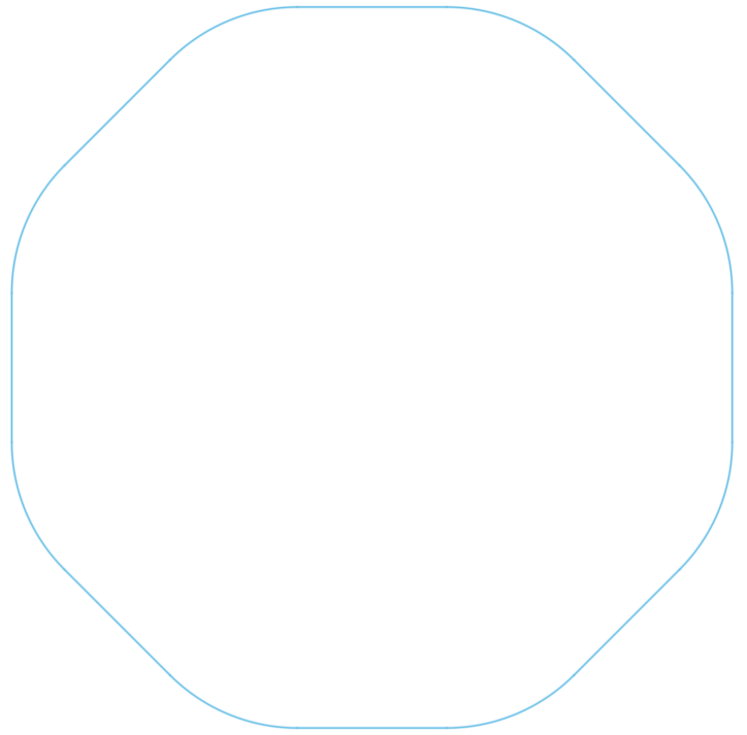
#> input picture Oct/OctagonGTContour.png, 747 x 735 px
$ jupyter execute generateOctGT.ipynb
#> lines starting #> are read from the running program, lines starting #| are printed output that depends on the picture
[cell 1]
import numpy as np
import pandas as pd
import matplotlib.pyplot as plt
from scipy.optimize import minimize

# Alignment

[cell 2]
# Function to apply scaling, translation, and rotation to the ground truth points
def transform_points(points, scale, translation, rotation_angle):
    # Apply scaling
    scaled_points = points * scale
    # Apply translation
    translated_points = scaled_points + translation
    # Apply rotation
    rotation_matrix = np.array([[np.cos(rotation_angle), -np.sin(rotation_angle)],
                                [np.sin(rotation_angle), np.cos(rotation_angle)]])
    rotated_points = translated_points @ rotation_matrix.T
    return rotated_points

# Function to calculate the minimum distance from each estimated point to the nearest ground truth point
def calculate_minimum_distances(ground_truth_points, estimated_points):
    distances = []
    for est_point in estimated_points:
        # Calculate Euclidean distance between this estimated point and all ground truth points
        dist = np.linalg.norm(ground_truth_points - est_point, axis=1)
        # Find the minimum distance for this estimated point
        distances.append(np.min(dist))
    return np.array(distances)

# Objective function to minimize: sum of minimum distances from estimated points to transformed ground truth points
def objective_function(params, ground_truth_points, estimated_points):
    scale = params[0]  # Scaling factor
    translation = np.array([params[1], params[2]])  # Translation (Δx, Δy)
    rotation_angle = params[3]  # Rotation angle θ
    # Transform the ground truth points
    transformed_points = transform_points(ground_truth_points, scale, translation, rotation_angle)
    # Calculate the sum of minimum distances between transformed ground truth and estimated points
    min_distances = calculate_minimum_distances(transformed_points, estimated_points)
    return np.sum(min_distances**2)

[cell 3]
from skimage import io
from skimage.measure import find_contours

# Load the image
image_path = 'OctagonGTContour.png'
image = io.imread(image_path, as_gray=True)
#> image: shape (735, 747) float64; min 0.689, max 1, mean 0.998

# Checking the input image to ensure it is properly thresholded
# We need to threshold the image and retry contour extraction
from skimage.filters import threshold_otsu

# Apply a threshold to binarize the image
thresh = threshold_otsu(image)
#> thresh = 0.888
binary_image = image > thresh
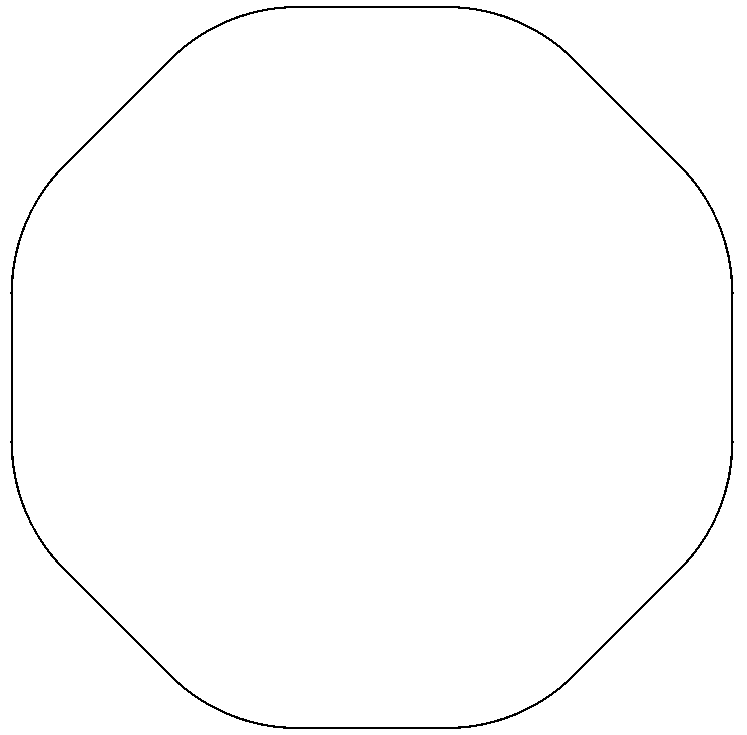
#> binary_image: shape (735, 747) bool; 99.1% white; black in thin lines or dots

# Try finding contours again
contours = find_contours(binary_image, level=0.5)
#> contours = 2 point arrays, longest 2899 points

# Check if contours are found and if not, debug by displaying the binary image
if contours:
    largest_contour = max(contours, key=len)
#> largest_contour = 2899 pairs, first value 5.5 to 728.5, second value 9.5 to 733.5

    # Downsample the contour to 1000 data points
    if len(largest_contour) > 1000:
        indices = np.linspace(0, len(largest_contour) - 1, 1000).astype(int)
#> indices = 1000 values from 0 to 2898
        downsampled_contour = largest_contour[indices]
#> downsampled_contour = 1000 pairs, first value 5.5 to 728.5, second value 10 to 733.5
    else:
        downsampled_contour = largest_contour

    # Plot the result to ensure it's correct
    plt.figure()
    plt.plot(downsampled_contour[:, 1], downsampled_contour[:, 0], linewidth=2)
    plt.gca().invert_yaxis()  # Invert y axis to match image coordinate system
    plt.title('Downsampled Contour with 1000 Data Points')
    plt.show()
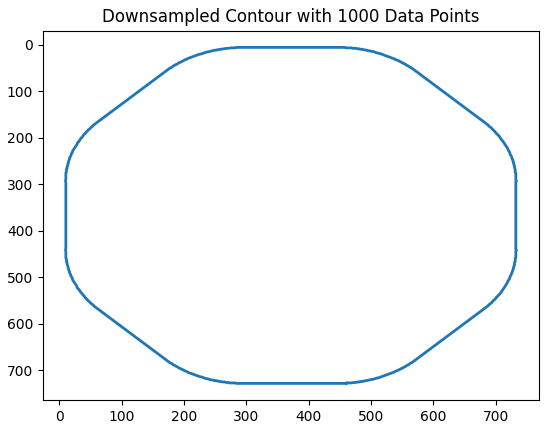
#> figure drawn by matplotlib, 1 panel

    # Return the first few points of the contour
    downsampled_contour[:10]
else:
    # Plot the binary image to help debug
    plt.figure()
    plt.imshow(binary_image, cmap='gray')
    plt.title('Binary Image (Threshold Applied)')
    plt.show()

[cell 4]
# Convert ground truth points from millimeters (mm) to meters (m)
downsampled_contour /= 1000  # Divide by 1000 to convert mm to meters
#> downsampled_contour = 1000 pairs, first value 0.0055 to 0.729, second value 0.01 to 0.734

# Load the estimated points from a .txt file
# Replace 'estimated_points.txt' with the actual path of your file
estimated_points_file = '2-8760(Best).txt'
estimated_points_df = pd.read_csv(estimated_points_file, header=None)
#> (reads Oct/2-8760(Best).txt from the repository)

# Ensure all values are numeric (convert any strings to NaN, then drop rows with NaN if needed)
estimated_points_df = estimated_points_df.apply(pd.to_numeric, errors='coerce')
estimated_points_df = estimated_points_df.dropna()  # Drop any rows with invalid data

# Convert DataFrame to numpy array after cleaning
estimated_points = estimated_points_df.values

# Initial guess for the optimization
initial_guess = [1, 0, 0, 0]  # Initial guess: scaling = 1, translation = (0,0), rotation = 0

# Perform optimization to align the ground truth points with the estimated points (including scaling)
result = minimize(objective_function, initial_guess, args=(downsampled_contour, estimated_points))

# Extract the optimal scaling, translation, and rotation
optimal_scale = result.x[0]
optimal_translation = [result.x[1], result.x[2]]
optimal_rotation = result.x[3]

# Apply the optimal transformation (scaling, translation, rotation) to the ground truth points
aligned_ground_truth_points = transform_points(downsampled_contour, optimal_scale, optimal_translation, optimal_rotation)

# Calculate minimum distances between the aligned ground truth points and the estimated points
minimum_distances = calculate_minimum_distances(aligned_ground_truth_points, estimated_points)

# Compute mean and standard deviation of the minimum distances
mean_distance = np.mean(minimum_distances)
std_distance = np.std(minimum_distances)
